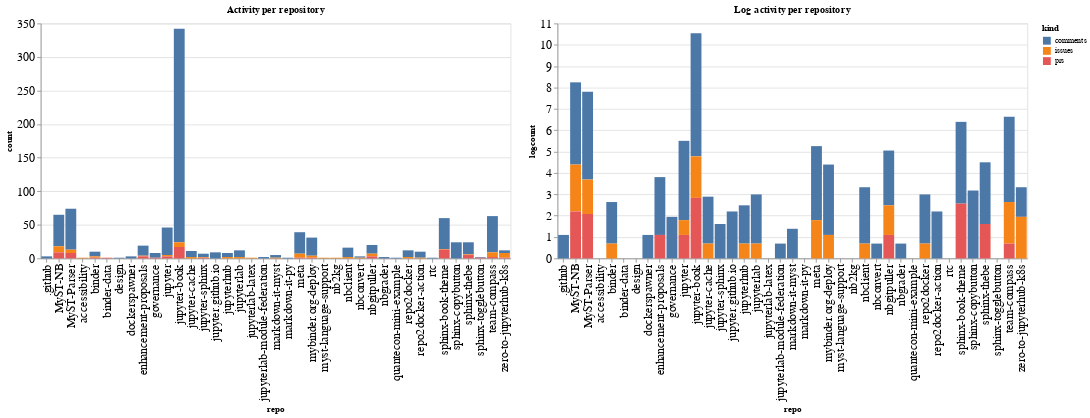

Notebook code cell kept with this figure:
### Code cell
ch1 = alt.Chart(repo_summaries, width=600, title="Activity per repository").mark_bar().encode(
    x='repo',
    y='count',
    color='kind',
    tooltip="kind"
)

ch2 = alt.Chart(repo_summaries, width=600, title="Log activity per repository").mark_bar().encode(
    x='repo',
    y='logcount',
    color='kind',
    tooltip="kind"
)

ch1 | ch2

### Figure 1 — Vega-Lite specification as saved in the notebook (floating-point values rounded to 4 significant figures)
{"config": {"axisLeft": {"labelFontSize": 15}, "axisBottom": {"labelFontSize": 15}}, "hconcat": [{"mark": "bar", "encoding": {"color": {"type": "nominal", "field": "kind"}, "tooltip": {"type": "nominal", "field": "kind"}, "x": {"type": "nominal", "field": "repo"}, "y": {"type": "quantitative", "field": "count"}}, "title": "Activity per repository", "width": 600}, {"mark": "bar", "encoding": {"color": {"type": "nominal", "field": "kind"}, "tooltip": {"type": "nominal", "field": "kind"}, "x": {"type": "nominal", "field": "repo"}, "y": {"type": "quantitative", "field": "logcount"}}, "title": "Log activity per repository", "width": 600}], "data": {"name": "data-87c75fec041858fab85600289e64303c"}, "$schema": "https://vega.github.io/schema/vega-lite/v4.8.1.json", "datasets": {"data-87c75fec041858fab85600289e64303c": [{"repo": ".github", "kind": "comments", "count": 3, "logcount": 1.099}, {"repo": "MyST-NB", "kind": "comments", "count": 47, "logcount": 3.85}, {"repo": "MyST-NB", "kind": "issues", "count": 9, "logcount": 2.197}, {"repo": "MyST-NB", "kind": "prs", "count": 9, "logcount": 2.197}, {"repo": "MyST-Parser", "kind": "comments", "count": 61, "logcount": 4.111}, {"repo": "MyST-Parser", "kind": "issues", "count": 5, "logcount": 1.609}, {"repo": "MyST-Parser", "kind": "prs", "count": 8, "logcount": 2.079}, {"repo": "accessibility", "kind": "issues", "count": 1, "logcount": 0.0}, {"repo": "binder", "kind": "comments", "count": 7, "logcount": 1.946}, {"repo": "binder", "kind": "issues", "count": 2, "logcount": 0.6931}, {"repo": "binder", "kind": "prs", "count": 1, "logcount": 0.0}, {"repo": "binder-data", "kind": "prs", "count": 1, "logcount": 0.0}, {"repo": "design", "kind": "comments", "count": 1, "logcount": 0.0}, {"repo": "dockerspawner", "kind": "comments", "count": 3, "logcount": 1.099}, {"repo": "enhancement-proposals", "kind": "comments", "count": 15, "logcount": 2.708}, {"repo": "enhancement-proposals", "kind": "issues", "count": 1, "logcount": 0.0}, {"repo": "enhancement-proposals", "kind": "prs", "count": 3, "logcount": 1.099}, {"repo": "governance", "kind": "comments", "count": 7, "logcount": 1.946}, {"repo": "governance", "kind": "prs", "count": 1, "logcount": 0.0}, {"repo": "jupyter", "kind": "comments", "count": 41, "logcount": 3.714}, {"repo": "jupyter", "kind": "issues", "count": 2, "logcount": 0.6931}, {"repo": "jupyter", "kind": "prs", "count": 3, "logcount": 1.099}, {"repo": "jupyter-book", "kind": "comments", "count": 318, "logcount": 5.762}, {"repo": "jupyter-book", "kind": "issues", "count": 7, "logcount": 1.946}, {"repo": "jupyter-book", "kind": "prs", "count": 17, "logcount": 2.833}, {"repo": "jupyter-cache", "kind": "comments", "count": 9, "logcount": 2.197}, {"repo": "jupyter-cache", "kind": "issues", "count": 2, "logcount": 0.6931}, {"repo": "jupyter-sphinx", "kind": "comments", "count": 5, "logcount": 1.609}, {"repo": "jupyter-sphinx", "kind": "issues", "count": 1, "logcount": 0.0}, {"repo": "jupyter-sphinx", "kind": "prs", "count": 1, "logcount": 0.0}, {"repo": "jupyter.github.io", "kind": "comments", "count": 9, "logcount": 2.197}, {"repo": "jupyterhub", "kind": "comments", "count": 6, "logcount": 1.792}, {"repo": "jupyterhub", "kind": "issues", "count": 2, "logcount": 0.6931}, {"repo": "jupyterlab", "kind": "comments", "count": 10, "logcount": 2.303}, {"repo": "jupyterlab", "kind": "issues", "count": 2, "logcount": 0.6931}, {"repo": "jupyterlab-latex", "kind": "issues", "count": 1, "logcount": 0.0}, {"repo": "jupyterlab-module-federation", "kind": "comments", "count": 2, "logcount": 0.6931}, {"repo": "markdown-it-myst", "kind": "comments", "count": 4, "logcount": 1.386}, {"repo": "markdown-it-myst", "kind": "issues", "count": 1, "logcount": 0.0}, {"repo": "markdown-it-py", "kind": "comments", "count": 1, "logcount": 0.0}, {"repo": "meta", "kind": "comments", "count": 32, "logcount": 3.466}, {"repo": "meta", "kind": "issues", "count": 6, "logcount": 1.792}, {"repo": "meta", "kind": "prs", "count": 1, "logcount": 0.0}, {"repo": "mybinder.org-deploy", "kind": "comments", "count": 27, "logcount": 3.296}, {"repo": "mybinder.org-deploy", "kind": "issues", "count": 3, "logcount": 1.099}, {"repo": "mybinder.org-deploy", "kind": "prs", "count": 1, "logcount": 0.0}, {"repo": "myst-language-support", "kind": "issues", "count": 1, "logcount": 0.0}, {"repo": "nb2kg", "kind": "issues", "count": 1, "logcount": 0.0}, {"repo": "nbclient", "kind": "comments", "count": 14, "logcount": 2.639}, {"repo": "nbclient", "kind": "issues", "count": 2, "logcount": 0.6931}, {"repo": "nbconvert", "kind": "comments", "count": 2, "logcount": 0.6931}, {"repo": "nbconvert", "kind": "issues", "count": 1, "logcount": 0.0}, {"repo": "nbgitpuller", "kind": "comments", "count": 13, "logcount": 2.565}, {"repo": "nbgitpuller", "kind": "issues", "count": 4, "logcount": 1.386}, {"repo": "nbgitpuller", "kind": "prs", "count": 3, "logcount": 1.099}, {"repo": "nbgrader", "kind": "comments", "count": 2, "logcount": 0.6931}, {"repo": "quantecon-mini-example", "kind": "comments", "count": 1, "logcount": 0.0}, {"repo": "repo2docker", "kind": "comments", "count": 10, "logcount": 2.303}, {"repo": "repo2docker", "kind": "issues", "count": 2, "logcount": 0.6931}, {"repo": "repo2docker-action", "kind": "comments", "count": 9, "logcount": 2.197}, {"repo": "repo2docker-action", "kind": "issues", "count": 1, "logcount": 0.0}, {"repo": "rtc", "kind": "comments", "count": 1, "logcount": 0.0}, {"repo": "sphinx-book-theme", "kind": "comments", "count": 46, "logcount": 3.829}, {"repo": "sphinx-book-theme", "kind": "issues", "count": 1, "logcount": 0.0}, {"repo": "sphinx-book-theme", "kind": "prs", "count": 13, "logcount": 2.565}, {"repo": "sphinx-copybutton", "kind": "comments", "count": 24, "logcount": 3.178}, {"repo": "sphinx-thebe", "kind": "comments", "count": 18, "logcount": 2.89}, {"repo": "sphinx-thebe", "kind": "issues", "count": 1, "logcount": 0.0}, {"repo": "sphinx-thebe", "kind": "prs", "count": 5, "logcount": 1.609}, {"repo": "sphinx-togglebutton", "kind": "comments", "count": 1, "logcount": 0.0}, {"repo": "sphinx-togglebutton", "kind": "prs", "count": 1, "logcount": 0.0}, {"repo": "team-compass", "kind": "comments", "count": 54, "logcount": 3.989}, {"repo": "team-compass", "kind": "issues", "count": 7, "logcount": 1.946}, {"repo": "team-compass", "kind": "prs", "count": 2, "logcount": 0.6931}, {"repo": "zero-to-jupyterhub-k8s", "kind": "comments", "count": 4, "logcount": 1.386}, {"repo": "zero-to-jupyterhub-k8s", "kind": "issues", "count": 7, "logcount": 1.946}, {"repo": "zero-to-jupyterhub-k8s", "kind": "prs", "count": 1, "logcount": 0.0}]}}
